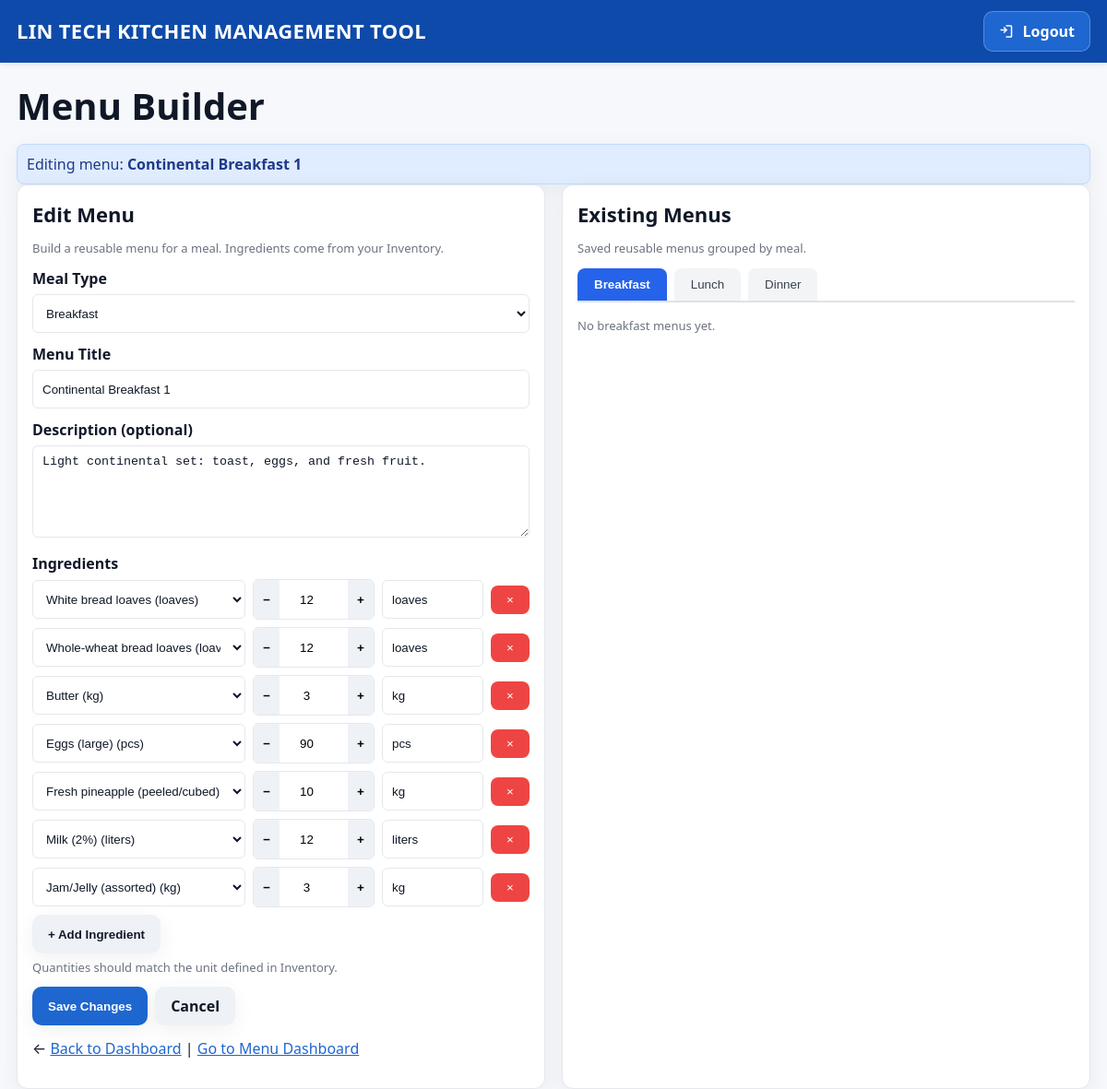
Page /menu/builder/1/edit (signed in) on the committed database.
### models.py (models this page shows, shortened)
class Menu(db.Model):
    __tablename__ = "menu"
    id = db.Column(db.Integer, primary_key=True)
    meal_type = db.Column(db.String(50), nullable=False)  # Breakfast, Lunch, Dinner
    title = db.Column(db.String(150), nullable=False)
    description = db.Column(db.Text)
    ingredients = relationship("MenuIngredient", backref="menu", cascade="all, delete-orphan")

### app.py (the view, shortened to what this page needs)
    @app.route("/menu/builder/<int:menu_id>/edit", methods=["GET", "POST"])
    @login_required
    @roles_required("Manager", "Dietitian")
    def menu_builder_edit(menu_id: int):
        m = Menu.query.get_or_404(menu_id)
        inventory_items = InventoryItem.query.order_by(InventoryItem.name.asc()).all()
        errors, values = [], {}
        return render_template(
            "menu_builder.html",
            inventory_items=inventory_items,
            menus=[],
            errors=errors,
            values=values,
            editing=True,
            current_menu=m
        )

### templates/menu_builder.html (shortened to what this page needs)
{% extends "base.html" %}
{% block content %}
<h1>Menu Builder</h1>
{% if editing %}
  <div class="flash info">Editing menu: <strong>{{ current_menu.title }}</strong></div>
{% endif %}
<div class="grid">
  <div class="card">
    <h2>{{ 'Edit Menu' if editing else 'Create New Menu' }}</h2>
    <p class="muted">Build a reusable menu for a meal. Ingredients come from your Inventory.</p>
    <form method="post" action="{{ url_for('menu_builder_edit', menu_id=current_menu.id) if editing else url_for('menu_builder') }}">
      <div class="form-group">
        <label>Meal Type</label>
        <select name="meal_type" class="form-control" required>
          {% set mt_value = current_menu.meal_type if editing else (values.meal_type if values else '') %}
          {% for mt in ['Breakfast','Lunch','Dinner'] %}
            <option value="{{ mt }}" {{ 'selected' if mt_value==mt }}>{{ mt }}</option>
          {% endfor %}
        </select>
      </div>
      <div class="form-group">
        <label>Menu Title</label>
        <input name="title" class="form-control" placeholder="e.g., Continental Breakfast 1" required
               value="{{ current_menu.title if editing else (values.title if values else '') }}">
      </div>
      <div class="form-group">
        <label>Description (optional)</label>
        <textarea name="description" class="form-control" rows="2" placeholder="Short note...">{{ current_menu.description if editing else (values.description if values else '') }}</textarea>
      </div>
      <div class="form-group">
        <label>Ingredients</label>
        <div id="ing-list"></div>
        <button type="button" id="btn-add-ing" class="btn btn-secondary">+ Add Ingredient</button>
        <div class="muted" style="margin-top:6px">Quantities should match the unit defined in Inventory.</div>
      </div>
      <div class="actions">
        <button class="btn btn-primary" type="submit">{{ 'Save Changes' if editing else 'Save Menu' }}</button>
        {% if editing %}
          <a class="btn btn-secondary" href="{{ url_for('menu_builder') }}">Cancel</a>
        {% else %}
          <a class="btn btn-secondary" href="{{ url_for('dashboard') }}">Cancel</a>
        {% endif %}
      </div>
      <template id="tpl-ing-row">
        <div class="ing-row">
          <select name="ingredient_id" class="form-control" required>
            {% for it in inventory_items %}
              <option value="{{ it.id }}" data-unit="{{ it.unit }}">{{ it.name }} ({{ it.unit }})</option>
            {% endfor %}
          </select>
          <div class="qty-wrap">
            <button type="button" class="btn-dec">−</button>
            <input name="quantity" type="number" step="any" min="0" value="0" required>
            <button type="button" class="btn-inc">+</button>
          </div>
          <input class="form-control unit-display" value="unit" disabled>
          <button type="button" class="btn-danger btn-del" title="Remove">×</button>
        </div>
      </template>
    </form>
    <p style="margin-top:14px;">
      ← <a href="{{ url_for('dashboard') }}">Back to Dashboard</a> |
      <a href="{{ url_for('menu_hub') }}">Go to Menu Dashboard</a>
    </p>
  </div>
  <div class="card">
    <h2>Existing Menus</h2>
    <p class="muted">Saved reusable menus grouped by meal.</p>
    <div class="nav-tabs">
      <button class="tab-btn active" data-tab="breakfast">Breakfast</button>
      <button class="tab-btn" data-tab="lunch">Lunch</button>
      <button class="tab-btn" data-tab="dinner">Dinner</button>
    </div>
    {% for meal_type in ['Breakfast','Lunch','Dinner'] %}
    <div class="tab-pane {% if loop.first %}active{% endif %}" id="{{ meal_type|lower }}">
      {% set filtered = menus | selectattr('meal_type', 'equalto', meal_type) | list %}
      {% if filtered %}
      <table class="list">
        <thead>
          <tr><th>Meal</th><th>Title</th><th>Items</th><th>Actions</th></tr>
        </thead>
        <tbody>
          {% for m in filtered %}
          <tr>
            <td><span class="pill">{{ m.meal_type }}</span></td>
            <td>{{ m.title }}</td>
            <td style="text-align:center">{{ m.ingredients|length }}</td>
            <td>
              <a class="btn btn-secondary" href="{{ url_for('menu_builder_edit', menu_id=m.id) }}">Edit</a>
              <form method="post" action="{{ url_for('menu_builder_delete', menu_id=m.id) }}" style="display:inline"
                    onsubmit="return confirm('Delete menu {{ m.title }}?');">
                <button class="btn-danger" type="submit">Delete</button>
              </form>
            </td>
          </tr>
          {% endfor %}
        </tbody>
      </table>
      {% else %}
      <p class="muted">No {{ meal_type.lower() }} menus yet.</p>
      {% endif %}
    </div>
    {% endfor %}
  </div>
{% endblock %}

### templates/base.html (style rules this page uses)
:root { --bg:#f6f8fb; --card:#ffffff; --text:#101828; --line:#e5e7eb; --primary:#1e66d0; --primary-600:#1b59b5; --danger:#dc2626; --shadow:0 6px 24px rgba(16,24,40,.06); --radius:12px; --radius-sm:10px; }
* { box-sizing:border-box; }
html,body { height:100%; }
body { margin:0; background:var(--bg); color:var(--text); -webkit-font-smoothing:antialiased; font-family: system-ui,-apple-system,Segoe UI,Roboto,"Helvetica Neue",Arial,"Noto Sans"; }
h1 { font-size:40px; line-height:1.15; margin:0 0 18px; }
h2 { font-size:22px; margin:0 0 12px; }
.flash { padding:12px 14px; border-radius:var(--radius-sm); background:#eef2ff; color:#1e293b; border:1px solid #dbe5ff; box-shadow:var(--shadow); }
.flash.info { background:#eff6ff; border-color:#bfdbfe; }
.btn { display:inline-flex; align-items:center; justify-content:center; height:42px; padding:0 16px; border-radius:10px; border:1px solid transparent; background:var(--card); color:var(--text); text-decoration:none; font-weight:600; cursor:pointer; box-shadow:var(--shadow); }
.btn-primary { background:var(--primary); color:#fff; }
.btn-secondary { background:#eef2f6; }
.btn-danger { background:var(--danger); color:#fff; }
.form-group { margin-bottom:12px; }
.form-group > label { display:block; font-weight:600; margin-bottom:6px; }
.form-control { width:100%; height:42px; padding:8px 10px; border:1px solid var(--line); border-radius:6px; background:#fff; color:var(--text); }
textarea.form-control { height:auto; min-height:100px; line-height:1.35; }
.card { background:var(--card); border:1px solid var(--line); border-radius:var(--radius); padding:16px; box-shadow:var(--shadow); }
a { color:var(--primary); }
a.btn { color:inherit; }

### templates/menu_builder.html (style rules this page uses)
.grid { display: grid; grid-template-columns: repeat(auto-fit, minmax(340px, 1fr)); gap: 18px; }
.card { padding: 16px; border: 1px solid var(--line); border-radius: 12px; background: #fff; }
.card h2 { margin: 0 0 8px; }
.muted { color: #6b7280; font-size: 13px; }
.ing-row { display: grid; grid-template-columns: 1fr 132px 110px 42px; gap: 8px; align-items: center; margin-bottom: 8px; }
.qty-wrap { display: flex; border: 1px solid var(--line); border-radius: 6px; overflow: hidden; }
.qty-wrap button { width: 42px; height: 42px; border: none; background: #eef2f6; font-weight: 700; cursor: pointer; }
.qty-wrap input { width: 100%; text-align: center; border: none; height: 42px; }
.btn-danger { background: #ef4444; color: #fff; border: none; padding: 8px 10px; border-radius: 8px; cursor: pointer; }
.actions { display: flex; gap: 8px; flex-wrap: wrap; margin-top: 10px; }
.flash.info { background: #e0ecff; border: 1px solid #bfdbfe; color: #1e3a8a; padding: 10px; border-radius: 8px; }
.nav-tabs { border-bottom: 2px solid #dee2e6; margin-bottom: 1rem; display: flex; gap: 8px; }
.nav-tabs button { border: none; background: #f3f4f6; color: #374151; padding: 10px 18px; border-radius: 8px 8px 0 0; cursor: pointer; font-weight: 500; transition: 0.2s; }
.nav-tabs button.active { background: #2563eb; color: white; font-weight: 600; }
.tab-pane { display: none; }
.tab-pane.active { display: block; }

### rows in the picture
Menu: title "Continental Breakfast 1", description "Light continental set: toast, eggs, and fresh fruit.", lower "breakfast"

### other values in the picture
{{ 'Edit Menu' if editing else 'Create New Menu' }} "Edit Menu"
{{ 'Save Changes' if editing else 'Save Menu' }} "Save Changes"
form field meal_type "Breakfast"
form field ingredient_id "White bread loaves (loaves)"
